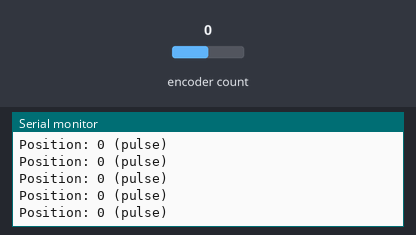
Bench run of a program on a simulated Teensy 3. On the bench: the last lines printed to the serial monitor. Inputs (shaded band) come from the test bench; at power-on: encoder count 0.

Above: at 1.2 s.
1.3 s: encoder count set to 1
At 2.3 s:
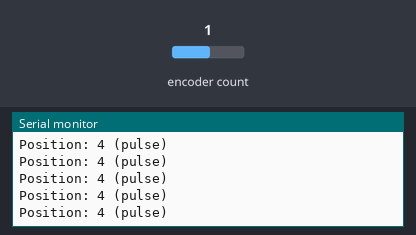
2.8 s: encoder count set to 2
At 3.8 s:
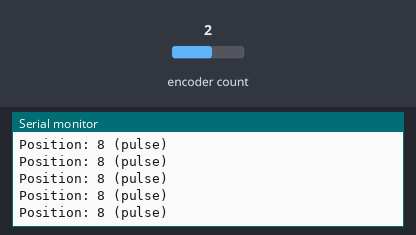
Timing chart, 0 to 5.8 s (numbered marks = the images above; inputs shaded):
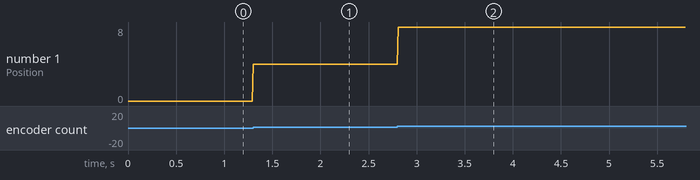

The program:

main.cpp
```cpp
/*
    Sample Code of Motor Control
        - Read Encoder Data from Encoder.h

    Yang-Rui Li
    2021-11-21
*/

#include <Arduino.h>
#include <Encoder.h> // 解轉盤的編碼器位置

#define ENC_PHASE_A 14 // Encoder 的 A B Phase
#define ENC_PHASE_B 15
Encoder Motor_Enc(ENC_PHASE_A, ENC_PHASE_B);

// Variable Declaration
long int pos = 0;

void setup()
{
    Serial.begin(115200); // 開啟序列埠傳輸，設定 baud rate 為 115200
}

void loop()
{
    // 讀入馬達的 pulse 數
    pos = Motor_Enc.read();

    // 序列埠傳輸
    Serial.print("Position: " + String(pos) + " (pulse) \n");

    delay(10); // Delay 10 ms for 100 Hz refresh rate of serial port printer
}
```

Measured:
- after the input at 1.3 s, the serial monitor: prints a new line at once (image 1)
- after the input at 2.8 s, the serial monitor: prints a new line at once (image 2)
- plotted number 1: 0 → 4 after the input at 1.3 s, 4 → 8 after the input at 2.8 s
